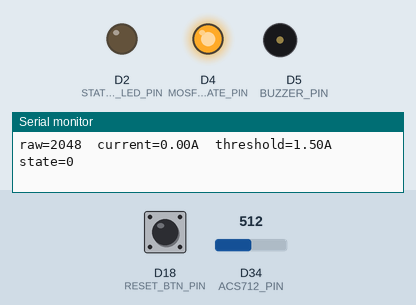
A sketch run on a simulated Arduino Due. Shown: output pins drawn as LEDs (lit = HIGH), buzzer (waves = sounding), the last lines printed to the serial monitor. The test bench sets the inputs (shaded band); at power-on: D34 (ACS712_PIN) = 512, D18 (RESET_BTN_PIN) HIGH (analog values on the 0–1023 scale).

Above: at 1.8 s.
1.9 s: D34 (ACS712_PIN) set to 553
3.4 s: D34 (ACS712_PIN) set to 581
At 3.47 s:
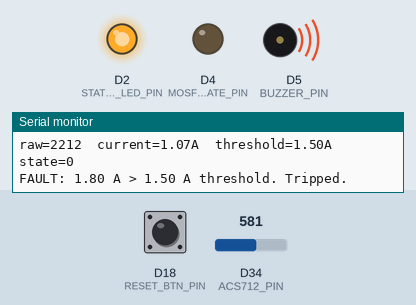
At 13.7 s:
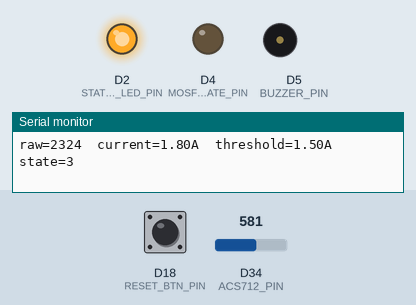
Timing chart, 0 to 14.5 s (numbered marks = the images above; inputs shaded):
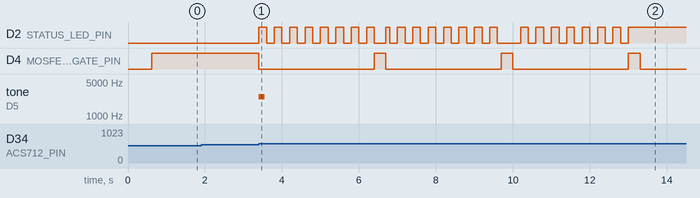

Measured:
- the behaviour switches between 569 and 570 on D34 (ACS712_PIN) (found by bisection; images 0 and 1)
- after the input at 3.4 s, D2 (STATUS_LED_PIN): LOW → HIGH at once, → LOW 0.20 s later, → HIGH 0.20 s later, → LOW 0.20 s later, … (47 changes in this stretch); D4 (MOSFET_GATE_PIN): alternates HIGH for 0.30 s and LOW for 3.0 s, starting at once; tone on D5 (BUZZER_PIN): silent → 2500 Hz at once, → silent 0.15 s later

The sketch:

secb_simple_v2.ino
```cpp
// Created by Pradeep with the help of AI


// ---------- User-adjustable settings ----------
const float ACS712_SENS_V_PER_A  = 0.185;  // 5A module = 0.185 V/A, 20A module = 0.100 V/A
const float DIVIDER_RATIO        = 1.5;    // (R1+R2)/R2 for a 10k/20k divider on ACS712 OUT
const float TRIP_CURRENT_A       = 1.5;    // set above your rated load current
const unsigned long RECLOSE_WAIT_MS  = 3000;  // wait before each reclose attempt
const unsigned long RECLOSE_CHECK_MS = 100;   // watch window right after reclosing
const int MAX_RECLOSE_ATTEMPTS       = 3;
const unsigned long STARTUP_BLANK_MS = 300;   // ignore current right after turn-on
                                               // (rides out motor inrush - set to 0
                                               // for a purely resistive load)
const bool DEBUG_PRINTS = true;  // set false once everything reads correctly


// ---------- Pins ----------
const int MOSFET_GATE_PIN = 4;
const int ACS712_PIN      = 34;
const int BUZZER_PIN      = 5;
const int RESET_BTN_PIN   = 18;
const int STATUS_LED_PIN  = 2;

enum State { NORMAL, TRIPPED, RECLOSING, LOCKOUT };
State state = NORMAL;
unsigned long stateTimer = 0;
unsigned long motorOnTime = 0;
int failCount = 0;
float zeroOffsetV = 0.0;

void setup() {
  pinMode(MOSFET_GATE_PIN, OUTPUT);
  pinMode(BUZZER_PIN, OUTPUT);
  pinMode(STATUS_LED_PIN, OUTPUT);
  pinMode(RESET_BTN_PIN, INPUT_PULLUP);
  analogReadResolution(12);

  Serial.begin(115200);
  delay(200);

  digitalWrite(MOSFET_GATE_PIN, LOW);   // start OFF while we calibrate
  calibrateZero();
  digitalWrite(MOSFET_GATE_PIN, HIGH);  // switch ON, enter NORMAL
  motorOnTime = millis();
  Serial.println("SECB ready. State: NORMAL");
}

void loop() {
  float current = readCurrentAmps();

  static unsigned long lastDebug = 0;
  if (DEBUG_PRINTS && millis() - lastDebug > 250) {
    lastDebug = millis();
    int rawADC = analogRead(ACS712_PIN);
    Serial.printf("raw=%d  current=%.2fA  threshold=%.2fA  state=%d\n",
                  rawADC, current, TRIP_CURRENT_A, state);
  }

  switch (state) {

    case NORMAL:
      if (millis() - motorOnTime < STARTUP_BLANK_MS) break;  // let inrush settle
      if (current > TRIP_CURRENT_A) {
        // confirm with one more fast reading before tripping - cuts false
        // trips from ADC/sensor noise while adding well under 1ms of delay
        if (readCurrentAmps() > TRIP_CURRENT_A) {
          digitalWrite(MOSFET_GATE_PIN, LOW);   // <-- the actual trip
          tone(BUZZER_PIN, 2500, 150);
          Serial.printf("FAULT: %.2f A > %.2f A threshold. Tripped.\n", current, TRIP_CURRENT_A);
          state = TRIPPED;
          stateTimer = millis();
        }
      }
      break;

    case TRIPPED:
      digitalWrite(STATUS_LED_PIN, (millis() / 200) % 2);  // blink while tripped
      if (millis() - stateTimer >= RECLOSE_WAIT_MS) {
        state = RECLOSING;
        stateTimer = millis();
      }
      break;

    case RECLOSING: {
      Serial.println("Attempting reclose...");
      digitalWrite(MOSFET_GATE_PIN, HIGH);
      motorOnTime = millis();
      delay(STARTUP_BLANK_MS);  // let inrush settle before judging the reclose
                                 // (the flyback diode protects the FET meanwhile)

      unsigned long checkStart = millis();
      bool stillFaulted = false;
      while (millis() - checkStart < RECLOSE_CHECK_MS) {
        if (readCurrentAmps() > TRIP_CURRENT_A) { stillFaulted = true; break; }
      }

      if (stillFaulted) {
        digitalWrite(MOSFET_GATE_PIN, LOW);
        failCount++;
        Serial.printf("Reclose attempt %d failed - fault still present.\n", failCount);
        if (failCount >= MAX_RECLOSE_ATTEMPTS) {
          state = LOCKOUT;
          Serial.println("Max reclose attempts reached. LOCKOUT - press reset.");
        } else {
          state = TRIPPED;
          stateTimer = millis();
        }
      } else {
        Serial.println("Reclose successful. State: NORMAL");
        failCount = 0;
        state = NORMAL;
      }
      break;
    }

    case LOCKOUT:
      digitalWrite(MOSFET_GATE_PIN, LOW);
      digitalWrite(STATUS_LED_PIN, HIGH);
      if (digitalRead(RESET_BTN_PIN) == LOW) {
        delay(30);  // debounce - only used here, never in the trip path
        if (digitalRead(RESET_BTN_PIN) == LOW) {
          Serial.println("Manual reset pressed. Retrying...");
          failCount = 0;
          digitalWrite(STATUS_LED_PIN, LOW);
          state = RECLOSING;
          stateTimer = millis();
        }
      }
      break;
  }
}

float readCurrentAmps() {
  int raw = analogRead(ACS712_PIN);
  float vAtPin = raw * (3.3 / 4095.0);
  float vAtSensorOut = vAtPin * DIVIDER_RATIO;      // undo the voltage divider
  return (vAtSensorOut - zeroOffsetV) / ACS712_SENS_V_PER_A;
}

void calibrateZero() {
  // MOSFET is OFF here, so no current is flowing - average many readings
  // to find the sensor's true zero-current output voltage.
  long sum = 0;
  const int N = 200;
  for (int i = 0; i < N; i++) {
    sum += analogRead(ACS712_PIN);
    delay(2);
  }
  float avgRaw = sum / (float)N;
  float vAtPin = avgRaw * (3.3 / 4095.0);
  zeroOffsetV = vAtPin * DIVIDER_RATIO;
  Serial.printf("Zero-current calibration: %.3f V\n", zeroOffsetV);
}
```
